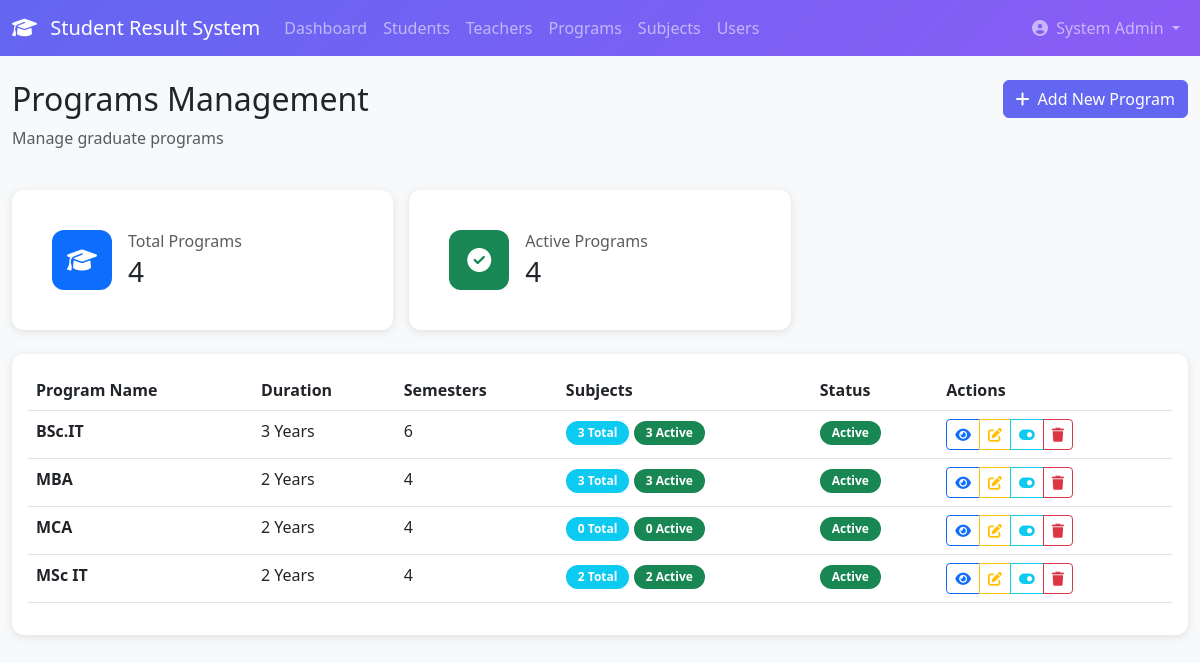
Screenshot of /courses/programs/ (signed in) with the database file from the repository.
### accounts/models.py (models this page shows, shortened)
class User(AbstractUser):
    ROLE_CHOICES = (
        ('admin', 'Admin'),
        ('teacher', 'Teacher'),
        ('student', 'Student'),
    )
    role = models.CharField(
        max_length=10,
        choices=ROLE_CHOICES,
        default='student'
    )
    phone_regex = RegexValidator(
        regex=r'^\+?1?\d{9,15}$',
        message="Phone number must be entered in the format: '+999999999'. Up to 15 digits allowed."
    )
    phone = models.CharField(
        validators=[phone_regex],
        max_length=17,
        blank=True,
        null=True
    )
    profile_picture = models.ImageField(
        upload_to='profiles/',
        blank=True,
        null=True,
        default='profiles/default.png'
    )
    address = models.TextField(blank=True, null=True)
    date_of_birth = models.DateField(blank=True, null=True)
    created_at = models.DateTimeField(auto_now_add=True)
    updated_at = models.DateTimeField(auto_now=True)
    is_verified = models.BooleanField(default=True)
    last_login_ip = models.GenericIPAddressField(blank=True, null=True)
    class Meta:
        db_table = 'users'
        ordering = ['-created_at']
    def get_full_name(self):
        full_name = f"{self.first_name} {self.last_name}"
        return full_name.strip() or self.username
    @property
    def is_admin(self):
        return self.role == 'admin'

### courses/models.py (models this page shows, shortened)
class Program(models.Model):
    name = models.CharField(max_length=50, unique=True)
    duration_years = models.IntegerField(default=2)
    total_semesters = models.IntegerField(default=4)
    description = models.TextField(blank=True)
    is_active = models.BooleanField(default=True)
    created_at = models.DateTimeField(auto_now_add=True)
    class Meta:
        db_table = 'programs'

### courses/views.py (the view)
# urls.py: path('programs/', views.program_list, name='program_list'),
@login_required
@user_passes_test(is_admin)
def program_list(request):
    programs = Program.objects.annotate(
        subject_count=Count('subjects'),
        active_subject_count=Count('subjects', filter=Q(subjects__is_active=True))
    ).order_by('name')
    context = {
        'programs': programs,
        'total_programs': programs.count(),
        'active_programs': programs.filter(is_active=True).count(),
    }
    return render(request, 'courses/program_list.html', context)

### courses/views.py (called while the page is built)
def is_admin(user):
    return user.role == 'admin'

### courses/templates/courses/program_list.html (shortened to what this page needs)
{% extends 'base.html' %}
{% load static %}
{% block content %}
<div class="container-fluid py-4">
    <div class="row mb-4">
        <div class="col-md-6">
            <h2>Programs Management</h2>
            <p class="text-muted">Manage graduate programs</p>
        </div>
        <div class="col-md-6 text-end">
            <a href="{% url 'program_add' %}" class="btn btn-primary">
                <i class="fas fa-plus me-2"></i>Add New Program
            </a>
        </div>
    </div>
    <div class="row g-3 mb-4">
        <div class="col-md-4">
            <div class="card stat-card">
                <div class="card-body">
                    <div class="d-flex align-items-center">
                        <div class="icon bg-primary text-white me-3">
                            <i class="fas fa-graduation-cap"></i>
                        </div>
                        <div>
                            <h6 class="text-muted mb-1">Total Programs</h6>
                            <h3 class="mb-0">{{ total_programs }}</h3>
                        </div>
                    </div>
                </div>
            </div>
        </div>
        <div class="col-md-4">
            <div class="card stat-card">
                <div class="card-body">
                    <div class="d-flex align-items-center">
                        <div class="icon bg-success text-white me-3">
                            <i class="fas fa-check-circle"></i>
                        </div>
                        <div>
                            <h6 class="text-muted mb-1">Active Programs</h6>
                            <h3 class="mb-0">{{ active_programs }}</h3>
                        </div>
                    </div>
                </div>
            </div>
        </div>
    </div>
    <div class="card">
        <div class="card-body">
            <div class="table-responsive">
                <table class="table table-hover">
                    <thead>
                        <tr>
                            <th>Program Name</th>
                            <th>Duration</th>
                            <th>Semesters</th>
                            <th>Subjects</th>
                            <th>Status</th>
                            <th>Actions</th>
                        </tr>
                    </thead>
                    <tbody>
                        {% for program in programs %}
                        <tr>
                            <td>
                                <strong>{{ program.name }}</strong>
                            </td>
                            <td>{{ program.duration_years }} Years</td>
                            <td>{{ program.total_semesters }}</td>
                            <td>
                                <span class="badge bg-info">{{ program.subject_count }} Total</span>
                                <span class="badge bg-success">{{ program.active_subject_count }} Active</span>
                            </td>
                            <td>
                                {% if program.is_active %}
                                    <span class="badge bg-success">Active</span>
                                {% else %}
                                    <span class="badge bg-secondary">Inactive</span>
                                {% endif %}
                            </td>
                            <td>
                                <div class="btn-group" role="group">
                                    <a href="{% url 'program_detail' program.pk %}"
                                       class="btn btn-sm btn-outline-primary"
                                       title="View Details">
                                        <i class="fas fa-eye"></i>
                                    </a>
                                    <a href="{% url 'program_edit' program.pk %}"
                                       class="btn btn-sm btn-outline-warning"
                                       title="Edit">
                                        <i class="fas fa-edit"></i>
                                    </a>
                                    <a href="{% url 'program_toggle_status' program.pk %}"
                                       class="btn btn-sm btn-outline-info"
                                       title="Toggle Status">
                                        <i class="fas fa-toggle-on"></i>
                                    </a>
                                    <a href="{% url 'program_delete' program.pk %}"
                                       class="btn btn-sm btn-outline-danger"
                                       title="Delete">
                                        <i class="fas fa-trash"></i>
                                    </a>
                                </div>
                            </td>
                        </tr>
                        {% empty %}
                        <tr>
                            <td colspan="6" class="text-center text-muted py-4">
                                No programs found. <a href="{% url 'program_add' %}">Add your first program</a>
                            </td>
                        </tr>
                        {% endfor %}
                    </tbody>
                </table>
            </div>
        </div>
    </div>
</div>
{% endblock %}
{% block extra_css %}
<link rel="stylesheet" href="https://cdnjs.cloudflare.com/ajax/libs/font-awesome/6.4.0/css/all.min.css">
{% endblock %}

### templates/navbar.html (shortened to what this page needs)
<nav class="navbar navbar-expand-lg navbar-dark" style="background: linear-gradient(135deg, #6366f1 0%, #8b5cf6 100%);">
    <div class="container-fluid">
        <a class="navbar-brand" href="{% url 'redirect_dashboard' %}">
            <i class="fas fa-graduation-cap me-2"></i>
            Student Result System
        </a>
        <div class="collapse navbar-collapse" id="navbarNav">
            <ul class="navbar-nav me-auto">
                {% if user.is_admin %}
                    <li class="nav-item">
                        <a class="nav-link" href="{% url 'admin_dashboard' %}">Dashboard</a>
                    </li>
                    <li class="nav-item">
                        <a class="nav-link" href="{% url 'student_list' %}">Students</a>
                    </li>
                    <li class="nav-item">
                        <a class="nav-link" href="{% url 'teacher_list' %}">Teachers</a>
                    </li>
                    <li class="nav-item">
                        <a class="nav-link" href="{% url 'program_list' %}">Programs</a>
                    </li>
                    <li class="nav-item">
                        <a class="nav-link" href="{% url 'subject_list' %}">Subjects</a>
                    </li>
                    <li class="nav-item">
                        <a class="nav-link" href="{% url 'user_list' %}">Users</a>
                    </li>
                {% endif %}
            </ul>
            <ul class="navbar-nav">
                <li class="nav-item dropdown">
                    <a class="nav-link dropdown-toggle" href="#" id="userDropdown" role="button" data-bs-toggle="dropdown">
                        <i class="fas fa-user-circle me-1"></i>
                        {{ user.get_full_name }}
                    </a>
                </li>
            </ul>
        </div>
    </div>
</nav>

### static/css/custom.css (style rules this page uses)
:root { --primary-color: #6366f1; --secondary-color: #8b5cf6; --dark-bg: #1e1b4b; --light-bg: #f8f9fa; }
body { font-family: 'Segoe UI', Tahoma, Geneva, Verdana, sans-serif; background-color: var(--light-bg); }
.navbar { background: linear-gradient(135deg, var(--primary-color) 0%, var(--secondary-color) 100%); }
.card { border: none; border-radius: 12px; box-shadow: 0 2px 10px rgba(0,0,0,0.1); transition: transform 0.3s ease; }
.stat-card { padding: 1.5rem; background: white; }
.stat-card .icon { width: 60px; height: 60px; border-radius: 12px; display: flex; align-items: center; justify-content: center; font-size: 1.5rem; color: white; }
.btn-primary { background: var(--primary-color); border-color: var(--primary-color); }
.table-responsive { border-radius: 12px; overflow: hidden; }
.badge { padding: 0.5em 1em; border-radius: 20px; }

### rows the page displays
User: get_full_name "System Admin"
Program: name "BSc.IT", duration_years "3", total_semesters "6", subject_count "3", active_subject_count "3", is_active "Active"
Program: name "MBA", duration_years "2", total_semesters "4", subject_count "3", active_subject_count "3", is_active "Active"
Program: name "MCA", duration_years "2", total_semesters "4", subject_count "0", active_subject_count "0", is_active "Active"
Program: name "MSc IT", duration_years "2", total_semesters "4", subject_count "2", active_subject_count "2", is_active "Active"

### other values shown
{{ total_programs }} "4"
{{ active_programs }} "4"
